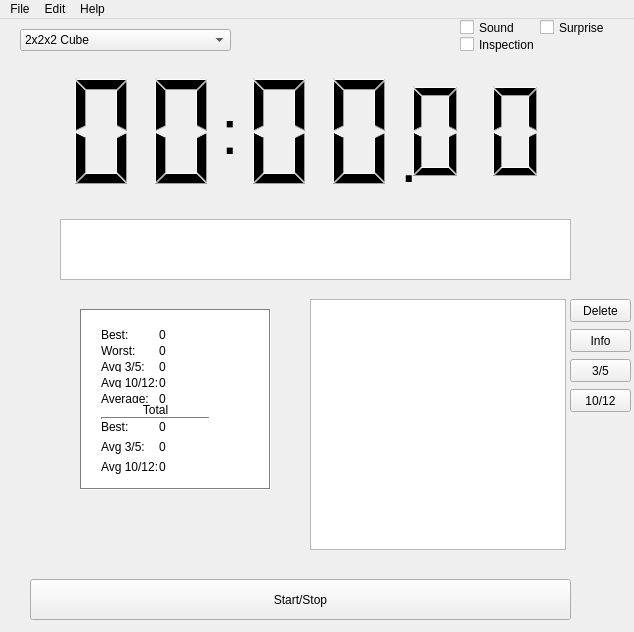
<?xml version="1.0" encoding="UTF-8"?>
<ui version="4.0">
 <class>MainWindow</class>
 <widget class="QMainWindow" name="MainWindow">
  <property name="geometry">
   <rect>
    <x>0</x>
    <y>0</y>
    <width>634</width>
    <height>632</height>
   </rect>
  </property>
  <property name="sizePolicy">
   <sizepolicy hsizetype="Fixed" vsizetype="Fixed">
    <horstretch>0</horstretch>
    <verstretch>0</verstretch>
   </sizepolicy>
  </property>
  <property name="minimumSize">
   <size>
    <width>634</width>
    <height>632</height>
   </size>
  </property>
  <property name="maximumSize">
   <size>
    <width>634</width>
    <height>632</height>
   </size>
  </property>
  <property name="windowTitle">
   <string>Erik's Rubik's Cube Timer</string>
  </property>
  <property name="windowIcon">
   <iconset resource="resurser.qrc">
    <normaloff>:/bgPictures/windowIcon</normaloff>:/bgPictures/windowIcon</iconset>
  </property>
  <property name="autoFillBackground">
   <bool>false</bool>
  </property>
  <widget class="QWidget" name="centralWidget">
   <widget class="QLabel" name="dotLabel">
    <property name="geometry">
     <rect>
      <x>400</x>
      <y>70</y>
      <width>19</width>
      <height>141</height>
     </rect>
    </property>
    <property name="sizePolicy">
     <sizepolicy hsizetype="Fixed" vsizetype="Fixed">
      <horstretch>0</horstretch>
      <verstretch>0</verstretch>
     </sizepolicy>
    </property>
    <property name="font">
     <font>
      <pointsize>47</pointsize>
     </font>
    </property>
    <property name="layoutDirection">
     <enum>Qt::LeftToRight</enum>
    </property>
    <property name="frameShadow">
     <enum>QFrame::Raised</enum>
    </property>
    <property name="text">
     <string>.</string>
    </property>
    <property name="alignment">
     <set>Qt::AlignLeading|Qt::AlignLeft|Qt::AlignVCenter</set>
    </property>
    <property name="margin">
     <number>0</number>
    </property>
    <property name="indent">
     <number>-1</number>
    </property>
   </widget>
   <widget class="QPushButton" name="startStopButton">
    <property name="geometry">
     <rect>
      <x>30</x>
      <y>560</y>
      <width>541</width>
      <height>41</height>
     </rect>
    </property>
    <property name="text">
     <string>Start/Stop</string>
    </property>
    <property name="iconSize">
     <size>
      <width>41</width>
      <height>36</height>
     </size>
    </property>
   </widget>
   <widget class="QWidget" name="layoutWidget">
    <property name="geometry">
     <rect>
      <x>50</x>
      <y>50</y>
      <width>521</width>
      <height>136</height>
     </rect>
    </property>
    <layout class="QHBoxLayout" name="timerLayout">
     <property name="spacing">
      <number>0</number>
     </property>
     <property name="sizeConstraint">
      <enum>QLayout::SetDefaultConstraint</enum>
     </property>
     <property name="topMargin">
      <number>0</number>
     </property>
     <item>
      <widget class="QLCDNumber" name="minutTen">
       <property name="frameShape">
        <enum>QFrame::NoFrame</enum>
       </property>
       <property name="smallDecimalPoint">
        <bool>false</bool>
       </property>
       <property name="digitCount">
        <number>1</number>
       </property>
       <property name="value" stdset="0">
        <double>0.000000000000000</double>
       </property>
       <property name="intValue" stdset="0">
        <number>0</number>
       </property>
      </widget>
     </item>
     <item>
      <widget class="QLCDNumber" name="minutSec">
       <property name="frameShape">
        <enum>QFrame::NoFrame</enum>
       </property>
       <property name="smallDecimalPoint">
        <bool>false</bool>
       </property>
       <property name="digitCount">
        <number>1</number>
       </property>
       <property name="value" stdset="0">
        <double>0.000000000000000</double>
       </property>
       <property name="intValue" stdset="0">
        <number>0</number>
       </property>
      </widget>
     </item>
     <item>
      <widget class="QLabel" name="kolonLabel">
       <property name="sizePolicy">
        <sizepolicy hsizetype="Fixed" vsizetype="Preferred">
         <horstretch>0</horstretch>
         <verstretch>0</verstretch>
        </sizepolicy>
       </property>
       <property name="font">
        <font>
         <pointsize>47</pointsize>
        </font>
       </property>
       <property name="frameShadow">
        <enum>QFrame::Raised</enum>
       </property>
       <property name="text">
        <string>:</string>
       </property>
      </widget>
     </item>
     <item>
      <widget class="QLCDNumber" name="sekundTen">
       <property name="frameShape">
        <enum>QFrame::NoFrame</enum>
       </property>
       <property name="smallDecimalPoint">
        <bool>false</bool>
       </property>
       <property name="digitCount">
        <number>1</number>
       </property>
       <property name="value" stdset="0">
        <double>0.000000000000000</double>
       </property>
       <property name="intValue" stdset="0">
        <number>0</number>
       </property>
      </widget>
     </item>
     <item>
      <widget class="QLCDNumber" name="sekundSec">
       <property name="frameShape">
        <enum>QFrame::NoFrame</enum>
       </property>
       <property name="smallDecimalPoint">
        <bool>false</bool>
       </property>
       <property name="digitCount">
        <number>1</number>
       </property>
       <property name="value" stdset="0">
        <double>0.000000000000000</double>
       </property>
       <property name="intValue" stdset="0">
        <number>0</number>
       </property>
      </widget>
     </item>
     <item>
      <widget class="QLCDNumber" name="tiondelar">
       <property name="frameShape">
        <enum>QFrame::NoFrame</enum>
       </property>
       <property name="smallDecimalPoint">
        <bool>true</bool>
       </property>
       <property name="digitCount">
        <number>1</number>
       </property>
       <property name="segmentStyle">
        <enum>QLCDNumber::Filled</enum>
       </property>
       <property name="value" stdset="0">
        <double>0.000000000000000</double>
       </property>
       <property name="intValue" stdset="0">
        <number>0</number>
       </property>
      </widget>
     </item>
     <item>
      <widget class="QLCDNumber" name="hundradelar">
       <property name="frameShape">
        <enum>QFrame::NoFrame</enum>
       </property>
       <property name="smallDecimalPoint">
        <bool>true</bool>
       </property>
       <property name="digitCount">
        <number>1</number>
       </property>
       <property name="value" stdset="0">
        <double>0.000000000000000</double>
       </property>
       <property name="intValue" stdset="0">
        <number>0</number>
       </property>
      </widget>
     </item>
    </layout>
   </widget>
   <widget class="QTextBrowser" name="scramble">
    <property name="enabled">
     <bool>true</bool>
    </property>
    <property name="geometry">
     <rect>
      <x>60</x>
      <y>200</y>
      <width>511</width>
      <height>61</height>
     </rect>
    </property>
    <property name="font">
     <font>
      <pointsize>11</pointsize>
      <weight>75</weight>
      <bold>true</bold>
     </font>
    </property>
    <property name="focusPolicy">
     <enum>Qt::NoFocus</enum>
    </property>
    <property name="horizontalScrollBarPolicy">
     <enum>Qt::ScrollBarAlwaysOff</enum>
    </property>
    <property name="lineWrapMode">
     <enum>QTextEdit::WidgetWidth</enum>
    </property>
    <property name="textInteractionFlags">
     <set>Qt::NoTextInteraction</set>
    </property>
   </widget>
   <widget class="QComboBox" name="cubeChooser">
    <property name="geometry">
     <rect>
      <x>20</x>
      <y>10</y>
      <width>211</width>
      <height>22</height>
     </rect>
    </property>
    <property name="focusPolicy">
     <enum>Qt::NoFocus</enum>
    </property>
    <property name="maxVisibleItems">
     <number>40</number>
    </property>
    <item>
     <property name="text">
      <string>2x2x2 Cube</string>
     </property>
    </item>
    <item>
     <property name="text">
      <string>3x3x3 Cube</string>
     </property>
    </item>
    <item>
     <property name="text">
      <string>4x4x4 Cube</string>
     </property>
    </item>
    <item>
     <property name="text">
      <string>5x5x5 Cube</string>
     </property>
    </item>
    <item>
     <property name="text">
      <string>6x6x6 Cube</string>
     </property>
    </item>
    <item>
     <property name="text">
      <string>7x7x7 Cube</string>
     </property>
    </item>
    <item>
     <property name="text">
      <string>8x8x8 Cube</string>
     </property>
    </item>
    <item>
     <property name="text">
      <string>9x9x9 Cube</string>
     </property>
    </item>
    <item>
     <property name="text">
      <string>10x10x10 Cube</string>
     </property>
    </item>
    <item>
     <property name="text">
      <string>11x11x11 Cube</string>
     </property>
    </item>
    <item>
     <property name="text">
      <string>3x3x3 Blindfolded</string>
     </property>
    </item>
    <item>
     <property name="text">
      <string>3x3x3 One-Handed</string>
     </property>
    </item>
    <item>
     <property name="text">
      <string>3x3x3 With Feet</string>
     </property>
    </item>
    <item>
     <property name="text">
      <string>Megaminx</string>
     </property>
    </item>
    <item>
     <property name="text">
      <string>Pyraminx</string>
     </property>
    </item>
    <item>
     <property name="text">
      <string>Skewb</string>
     </property>
    </item>
    <item>
     <property name="text">
      <string>Square-1</string>
     </property>
    </item>
    <item>
     <property name="text">
      <string>Rubik's Clock</string>
     </property>
    </item>
    <item>
     <property name="text">
      <string>2x2x2 Blindfolded</string>
     </property>
    </item>
    <item>
     <property name="text">
      <string>4x4x4 Blindfolded</string>
     </property>
    </item>
    <item>
     <property name="text">
      <string>5x5x5 Blindfolded</string>
     </property>
    </item>
    <item>
     <property name="text">
      <string>Other 1</string>
     </property>
    </item>
    <item>
     <property name="text">
      <string>Other 2</string>
     </property>
    </item>
    <item>
     <property name="text">
      <string>Other 3</string>
     </property>
    </item>
   </widget>
   <widget class="QListWidget" name="timesList">
    <property name="geometry">
     <rect>
      <x>310</x>
      <y>280</y>
      <width>256</width>
      <height>251</height>
     </rect>
    </property>
    <property name="focusPolicy">
     <enum>Qt::NoFocus</enum>
    </property>
    <property name="horizontalScrollBarPolicy">
     <enum>Qt::ScrollBarAlwaysOff</enum>
    </property>
    <property name="selectionMode">
     <enum>QAbstractItemView::SingleSelection</enum>
    </property>
    <property name="modelColumn">
     <number>0</number>
    </property>
   </widget>
   <widget class="QCheckBox" name="inspectionBox">
    <property name="geometry">
     <rect>
      <x>460</x>
      <y>10</y>
      <width>141</width>
      <height>31</height>
     </rect>
    </property>
    <property name="focusPolicy">
     <enum>Qt::NoFocus</enum>
    </property>
    <property name="text">
     <string>Inspection</string>
    </property>
   </widget>
   <widget class="QFrame" name="avgBox">
    <property name="geometry">
     <rect>
      <x>80</x>
      <y>290</y>
      <width>191</width>
      <height>181</height>
     </rect>
    </property>
    <property name="palette">
     <palette>
      <active>
       <colorrole role="WindowText">
        <brush brushstyle="SolidPattern">
         <color alpha="255">
          <red>0</red>
          <green>0</green>
          <blue>0</blue>
         </color>
        </brush>
       </colorrole>
       <colorrole role="Button">
        <brush brushstyle="SolidPattern">
         <color alpha="255">
          <red>255</red>
          <green>255</green>
          <blue>255</blue>
         </color>
        </brush>
       </colorrole>
       <colorrole role="Light">
        <brush brushstyle="SolidPattern">
         <color alpha="255">
          <red>255</red>
          <green>255</green>
          <blue>255</blue>
         </color>
        </brush>
       </colorrole>
       <colorrole role="Midlight">
        <brush brushstyle="SolidPattern">
         <color alpha="255">
          <red>255</red>
          <green>255</green>
          <blue>255</blue>
         </color>
        </brush>
       </colorrole>
       <colorrole role="Dark">
        <brush brushstyle="SolidPattern">
         <color alpha="255">
          <red>127</red>
          <green>127</green>
          <blue>127</blue>
         </color>
        </brush>
       </colorrole>
       <colorrole role="Mid">
        <brush brushstyle="SolidPattern">
         <color alpha="255">
          <red>170</red>
          <green>170</green>
          <blue>170</blue>
         </color>
        </brush>
       </colorrole>
       <colorrole role="Text">
        <brush brushstyle="SolidPattern">
         <color alpha="255">
          <red>0</red>
          <green>0</green>
          <blue>0</blue>
         </color>
        </brush>
       </colorrole>
       <colorrole role="BrightText">
        <brush brushstyle="SolidPattern">
         <color alpha="255">
          <red>255</red>
          <green>255</green>
          <blue>255</blue>
         </color>
        </brush>
       </colorrole>
       <colorrole role="ButtonText">
        <brush brushstyle="SolidPattern">
         <color alpha="255">
          <red>0</red>
          <green>0</green>
          <blue>0</blue>
         </color>
        </brush>
       </colorrole>
       <colorrole role="Base">
        <brush brushstyle="SolidPattern">
         <color alpha="255">
          <red>255</red>
          <green>255</green>
          <blue>255</blue>
         </color>
        </brush>
       </colorrole>
       <colorrole role="Window">
        <brush brushstyle="SolidPattern">
         <color alpha="255">
          <red>255</red>
          <green>255</green>
          <blue>255</blue>
         </color>
        </brush>
       </colorrole>
       <colorrole role="Shadow">
        <brush brushstyle="SolidPattern">
         <color alpha="255">
          <red>0</red>
          <green>0</green>
          <blue>0</blue>
         </color>
        </brush>
       </colorrole>
       <colorrole role="AlternateBase">
        <brush brushstyle="SolidPattern">
         <color alpha="255">
          <red>255</red>
          <green>255</green>
          <blue>255</blue>
         </color>
        </brush>
       </colorrole>
       <colorrole role="ToolTipBase">
        <brush brushstyle="SolidPattern">
         <color alpha="255">
          <red>255</red>
          <green>255</green>
          <blue>220</blue>
         </color>
        </brush>
       </colorrole>
       <colorrole role="ToolTipText">
        <brush brushstyle="SolidPattern">
         <color alpha="255">
          <red>0</red>
          <green>0</green>
          <blue>0</blue>
         </color>
        </brush>
       </colorrole>
      </active>
      <inactive>
       <colorrole role="WindowText">
        <brush brushstyle="SolidPattern">
         <color alpha="255">
          <red>0</red>
          <green>0</green>
          <blue>0</blue>
         </color>
        </brush>
       </colorrole>
       <colorrole role="Button">
        <brush brushstyle="SolidPattern">
         <color alpha="255">
          <red>255</red>
          <green>255</green>
          <blue>255</blue>
         </color>
        </brush>
       </colorrole>
       <colorrole role="Light">
        <brush brushstyle="SolidPattern">
         <color alpha="255">
          <red>255</red>
          <green>255</green>
          <blue>255</blue>
         </color>
        </brush>
       </colorrole>
       <colorrole role="Midlight">
        <brush brushstyle="SolidPattern">
         <color alpha="255">
          <red>255</red>
          <green>255</green>
          <blue>255</blue>
         </color>
        </brush>
       </colorrole>
       <colorrole role="Dark">
        <brush brushstyle="SolidPattern">
         <color alpha="255">
          <red>127</red>
          <green>127</green>
          <blue>127</blue>
         </color>
        </brush>
       </colorrole>
       <colorrole role="Mid">
        <brush brushstyle="SolidPattern">
         <color alpha="255">
          <red>170</red>
          <green>170</green>
          <blue>170</blue>
         </color>
        </brush>
       </colorrole>
       <colorrole role="Text">
        <brush brushstyle="SolidPattern">
         <color alpha="255">
          <red>0</red>
          <green>0</green>
          <blue>0</blue>
         </color>
        </brush>
       </colorrole>
       <colorrole role="BrightText">
        <brush brushstyle="SolidPattern">
         <color alpha="255">
          <red>255</red>
          <green>255</green>
          <blue>255</blue>
         </color>
        </brush>
       </colorrole>
       <colorrole role="ButtonText">
        <brush brushstyle="SolidPattern">
         <color alpha="255">
          <red>0</red>
          <green>0</green>
          <blue>0</blue>
         </color>
        </brush>
       </colorrole>
       <colorrole role="Base">
        <brush brushstyle="SolidPattern">
         <color alpha="255">
          <red>255</red>
          <green>255</green>
          <blue>255</blue>
         </color>
        </brush>
       </colorrole>
       <colorrole role="Window">
        <brush brushstyle="SolidPattern">
         <color alpha="255">
          <red>255</red>
          <green>255</green>
          <blue>255</blue>
         </color>
        </brush>
       </colorrole>
       <colorrole role="Shadow">
        <brush brushstyle="SolidPattern">
         <color alpha="255">
          <red>0</red>
          <green>0</green>
          <blue>0</blue>
         </color>
        </brush>
       </colorrole>
       <colorrole role="AlternateBase">
        <brush brushstyle="SolidPattern">
         <color alpha="255">
          <red>255</red>
          <green>255</green>
          <blue>255</blue>
         </color>
        </brush>
       </colorrole>
       <colorrole role="ToolTipBase">
        <brush brushstyle="SolidPattern">
         <color alpha="255">
          <red>255</red>
          <green>255</green>
          <blue>220</blue>
         </color>
        </brush>
       </colorrole>
       <colorrole role="ToolTipText">
        <brush brushstyle="SolidPattern">
         <color alpha="255">
          <red>0</red>
          <green>0</green>
          <blue>0</blue>
         </color>
        </brush>
       </colorrole>
      </inactive>
      <disabled>
       <colorrole role="WindowText">
        <brush brushstyle="SolidPattern">
         <color alpha="255">
          <red>127</red>
          <green>127</green>
          <blue>127</blue>
         </color>
        </brush>
       </colorrole>
       <colorrole role="Button">
        <brush brushstyle="SolidPattern">
         <color alpha="255">
          <red>255</red>
          <green>255</green>
          <blue>255</blue>
         </color>
        </brush>
       </colorrole>
       <colorrole role="Light">
        <brush brushstyle="SolidPattern">
         <color alpha="255">
          <red>255</red>
          <green>255</green>
          <blue>255</blue>
         </color>
        </brush>
       </colorrole>
       <colorrole role="Midlight">
        <brush brushstyle="SolidPattern">
         <color alpha="255">
          <red>255</red>
          <green>255</green>
          <blue>255</blue>
         </color>
        </brush>
       </colorrole>
       <colorrole role="Dark">
        <brush brushstyle="SolidPattern">
         <color alpha="255">
          <red>127</red>
          <green>127</green>
          <blue>127</blue>
         </color>
        </brush>
       </colorrole>
       <colorrole role="Mid">
        <brush brushstyle="SolidPattern">
         <color alpha="255">
          <red>170</red>
          <green>170</green>
          <blue>170</blue>
         </color>
        </brush>
       </colorrole>
       <colorrole role="Text">
        <brush brushstyle="SolidPattern">
         <color alpha="255">
          <red>127</red>
          <green>127</green>
          <blue>127</blue>
         </color>
        </brush>
       </colorrole>
       <colorrole role="BrightText">
        <brush brushstyle="SolidPattern">
         <color alpha="255">
          <red>255</red>
          <green>255</green>
          <blue>255</blue>
         </color>
        </brush>
       </colorrole>
       <colorrole role="ButtonText">
        <brush brushstyle="SolidPattern">
         <color alpha="255">
          <red>127</red>
          <green>127</green>
          <blue>127</blue>
         </color>
        </brush>
       </colorrole>
       <colorrole role="Base">
        <brush brushstyle="SolidPattern">
         <color alpha="255">
          <red>255</red>
          <green>255</green>
          <blue>255</blue>
         </color>
        </brush>
       </colorrole>
       <colorrole role="Window">
        <brush brushstyle="SolidPattern">
         <color alpha="255">
          <red>255</red>
          <green>255</green>
          <blue>255</blue>
         </color>
        </brush>
       </colorrole>
       <colorrole role="Shadow">
        <brush brushstyle="SolidPattern">
         <color alpha="255">
          <red>0</red>
          <green>0</green>
          <blue>0</blue>
         </color>
        </brush>
       </colorrole>
       <colorrole role="AlternateBase">
        <brush brushstyle="SolidPattern">
         <color alpha="255">
          <red>255</red>
          <green>255</green>
          <blue>255</blue>
         </color>
        </brush>
       </colorrole>
       <colorrole role="ToolTipBase">
        <brush brushstyle="SolidPattern">
         <color alpha="255">
          <red>255</red>
          <green>255</green>
          <blue>220</blue>
         </color>
        </brush>
       </colorrole>
       <colorrole role="ToolTipText">
        <brush brushstyle="SolidPattern">
         <color alpha="255">
          <red>0</red>
          <green>0</green>
          <blue>0</blue>
         </color>
        </brush>
       </colorrole>
      </disabled>
     </palette>
    </property>
    <property name="autoFillBackground">
     <bool>true</bool>
    </property>
    <property name="frameShape">
     <enum>QFrame::Box</enum>
    </property>
    <property name="frameShadow">
     <enum>QFrame::Sunken</enum>
    </property>
    <widget class="QWidget" name="layoutWidget">
     <property name="geometry">
      <rect>
       <x>10</x>
       <y>10</y>
       <width>131</width>
       <height>166</height>
      </rect>
     </property>
     <layout class="QVBoxLayout" name="averages">
      <property name="spacing">
       <number>0</number>
      </property>
      <item>
       <layout class="QHBoxLayout" name="horizontalLayout">
        <property name="spacing">
         <number>0</number>
        </property>
        <item>
         <layout class="QVBoxLayout" name="verticalLayout">
          <item>
           <widget class="QLabel" name="label">
            <property name="autoFillBackground">
             <bool>false</bool>
            </property>
            <property name="text">
             <string>Best:</string>
            </property>
           </widget>
          </item>
          <item>
           <widget class="QLabel" name="label_2">
            <property name="text">
             <string>Worst:</string>
            </property>
           </widget>
          </item>
          <item>
           <widget class="QLabel" name="label_3">
            <property name="text">
             <string>Avg 3/5:</string>
            </property>
           </widget>
          </item>
          <item>
           <widget class="QLabel" name="label_4">
            <property name="text">
             <string>Avg 10/12:</string>
            </property>
           </widget>
          </item>
          <item>
           <widget class="QLabel" name="label_5">
            <property name="text">
             <string>Average:</string>
            </property>
           </widget>
          </item>
         </layout>
        </item>
        <item>
         <layout class="QVBoxLayout" name="verticalLayout_2">
          <item>
           <widget class="QLabel" name="labBest">
            <property name="layoutDirection">
             <enum>Qt::LeftToRight</enum>
            </property>
            <property name="text">
             <string>0</string>
            </property>
            <property name="alignment">
             <set>Qt::AlignLeading|Qt::AlignLeft|Qt::AlignVCenter</set>
            </property>
           </widget>
          </item>
          <item>
           <widget class="QLabel" name="labWorst">
            <property name="text">
             <string>0</string>
            </property>
            <property name="alignment">
             <set>Qt::AlignLeading|Qt::AlignLeft|Qt::AlignVCenter</set>
            </property>
           </widget>
          </item>
          <item>
           <widget class="QLabel" name="lab35">
            <property name="text">
             <string>0</string>
            </property>
            <property name="alignment">
             <set>Qt::AlignLeading|Qt::AlignLeft|Qt::AlignVCenter</set>
            </property>
           </widget>
          </item>
          <item>
           <widget class="QLabel" name="lab1012">
            <property name="text">
             <string>0</string>
            </property>
            <property name="alignment">
             <set>Qt::AlignLeading|Qt::AlignLeft|Qt::AlignVCenter</set>
            </property>
           </widget>
          </item>
          <item>
           <widget class="QLabel" name="labTotal">
            <property name="text">
             <string>0</string>
            </property>
            <property name="alignment">
             <set>Qt::AlignLeading|Qt::AlignLeft|Qt::AlignVCenter</set>
            </property>
           </widget>
          </item>
         </layout>
        </item>
       </layout>
      </item>
      <item>
       <widget class="QLabel" name="label_6">
        <property name="text">
         <string>Total</string>
        </property>
        <property name="alignment">
         <set>Qt::AlignCenter</set>
        </property>
       </widget>
      </item>
      <item>
       <widget class="Line" name="line">
        <property name="lineWidth">
         <number>2</number>
        </property>
        <property name="orientation">
         <enum>Qt::Horizontal</enum>
        </property>
       </widget>
      </item>
      <item>
       <layout class="QHBoxLayout" name="horizontalLayout_2">
        <property name="spacing">
         <number>0</number>
        </property>
        <item>
         <layout class="QVBoxLayout" name="verticalLayout_5">
          <property name="spacing">
           <number>6</number>
          </property>
          <item>
           <widget class="QLabel" name="label_7">
            <property name="text">
             <string>Best:</string>
            </property>
           </widget>
          </item>
          <item>
           <widget class="QLabel" name="label_9">
            <property name="text">
             <string>Avg 3/5:</string>
            </property>
           </widget>
          </item>
          <item>
           <widget class="QLabel" name="label_11">
            <property name="text">
             <string>Avg 10/12:</string>
            </property>
           </widget>
          </item>
         </layout>
        </item>
        <item>
         <layout class="QVBoxLayout" name="verticalLayout_4">
          <property name="spacing">
           <number>6</number>
          </property>
          <item>
           <widget class="QLabel" name="labTotalBest">
            <property name="toolTip">
             <string/>
            </property>
            <property name="text">
             <string>0</string>
            </property>
           </widget>
          </item>
          <item>
           <widget class="QLabel" name="labTotalAvg5">
            <property name="text">
             <string>0</string>
            </property>
           </widget>
          </item>
          <item>
           <widget class="QLabel" name="labTotalAvg12">
            <property name="text">
             <string>0</string>
            </property>
           </widget>
          </item>
         </layout>
        </item>
       </layout>
      </item>
     </layout>
    </widget>
   </widget>
   <widget class="QPushButton" name="delBut">
    <property name="geometry">
     <rect>
      <x>570</x>
      <y>280</y>
      <width>61</width>
      <height>23</height>
     </rect>
    </property>
    <property name="focusPolicy">
     <enum>Qt::NoFocus</enum>
    </property>
    <property name="text">
     <string>Delete</string>
    </property>
   </widget>
   <widget class="QPushButton" name="infoBut">
    <property name="geometry">
     <rect>
      <x>570</x>
      <y>310</y>
      <width>61</width>
      <height>23</height>
     </rect>
    </property>
    <property name="focusPolicy">
     <enum>Qt::NoFocus</enum>
    </property>
    <property name="text">
     <string>Info</string>
    </property>
   </widget>
   <widget class="QCheckBox" name="soundBox">
    <property name="geometry">
     <rect>
      <x>460</x>
      <y>0</y>
      <width>70</width>
      <height>17</height>
     </rect>
    </property>
    <property name="focusPolicy">
     <enum>Qt::NoFocus</enum>
    </property>
    <property name="text">
     <string>Sound</string>
    </property>
   </widget>
   <widget class="QCheckBox" name="surpriseBox">
    <property name="geometry">
     <rect>
      <x>540</x>
      <y>0</y>
      <width>70</width>
      <height>17</height>
     </rect>
    </property>
    <property name="focusPolicy">
     <enum>Qt::NoFocus</enum>
    </property>
    <property name="text">
     <string>Surprise</string>
    </property>
   </widget>
   <widget class="QPushButton" name="addAvg35">
    <property name="geometry">
     <rect>
      <x>570</x>
      <y>340</y>
      <width>61</width>
      <height>23</height>
     </rect>
    </property>
    <property name="focusPolicy">
     <enum>Qt::NoFocus</enum>
    </property>
    <property name="toolTip">
     <string>Add the 5 latest times to your best 3/5 average</string>
    </property>
    <property name="text">
     <string>3/5</string>
    </property>
   </widget>
   <widget class="QPushButton" name="addAvg1012">
    <property name="geometry">
     <rect>
      <x>570</x>
      <y>370</y>
      <width>61</width>
      <height>23</height>
     </rect>
    </property>
    <property name="focusPolicy">
     <enum>Qt::NoFocus</enum>
    </property>
    <property name="toolTip">
     <string>Add the 12 latest times to your best 10/12 average</string>
    </property>
    <property name="text">
     <string>10/12</string>
    </property>
   </widget>
   <zorder>startStopButton</zorder>
   <zorder>layoutWidget</zorder>
   <zorder>scramble</zorder>
   <zorder>cubeChooser</zorder>
   <zorder>timesList</zorder>
   <zorder>inspectionBox</zorder>
   <zorder>avgBox</zorder>
   <zorder>delBut</zorder>
   <zorder>infoBut</zorder>
   <zorder>soundBox</zorder>
   <zorder>surpriseBox</zorder>
   <zorder>dotLabel</zorder>
   <zorder>addAvg35</zorder>
   <zorder>addAvg1012</zorder>
  </widget>
  <widget class="QMenuBar" name="menuBar">
   <property name="geometry">
    <rect>
     <x>0</x>
     <y>0</y>
     <width>634</width>
     <height>21</height>
    </rect>
   </property>
   <widget class="QMenu" name="menuFile">
    <property name="title">
     <string>File</string>
    </property>
    <addaction name="actionSave"/>
   </widget>
   <widget class="QMenu" name="menuEdit">
    <property name="title">
     <string>Edit</string>
    </property>
    <widget class="QMenu" name="menuClear">
     <property name="title">
      <string>Clear Times</string>
     </property>
     <addaction name="actionAll"/>
     <addaction name="actionThis"/>
    </widget>
    <widget class="QMenu" name="menuPersonal_Best">
     <property name="title">
      <string>Personal Bests</string>
     </property>
     <widget class="QMenu" name="menuSingle">
      <property name="title">
       <string>Single</string>
      </property>
      <addaction name="actionShow_Best_Single"/>
      <addaction name="actionRemove_Best_Single"/>
      <addaction name="actionSet_Best_Single"/>
     </widget>
     <widget class="QMenu" name="menuAverage_3_5">
      <property name="title">
       <string>Average 3/5</string>
      </property>
      <addaction name="actionShow_Best_avg3_5"/>
      <addaction name="actionRemove_Best_avg3_5"/>
     </widget>
     <widget class="QMenu" name="menuAverage_10_12">
      <property name="title">
       <string>Average 10/12</string>
      </property>
      <addaction name="actionShow_Best_10_12"/>
      <addaction name="actionRemove_Best_10_12"/>
     </widget>
     <addaction name="menuSingle"/>
     <addaction name="menuAverage_3_5"/>
     <addaction name="menuAverage_10_12"/>
     <addaction name="separator"/>
     <addaction name="actionRemove_all_Personal_Bests"/>
    </widget>
    <addaction name="menuClear"/>
    <addaction name="actionAdd_time"/>
    <addaction name="actionSettings"/>
    <addaction name="menuPersonal_Best"/>
   </widget>
   <widget class="QMenu" name="menuHelp">
    <property name="title">
     <string>Help</string>
    </property>
    <addaction name="actionAlgorithms"/>
    <addaction name="actionHow_to_scramble"/>
    <addaction name="actionAbout"/>
   </widget>
   <addaction name="menuFile"/>
   <addaction name="menuEdit"/>
   <addaction name="menuHelp"/>
  </widget>
  <action name="actionSave">
   <property name="text">
    <string>Save as</string>
   </property>
  </action>
  <action name="actionAdd_time">
   <property name="text">
    <string>Add time</string>
   </property>
  </action>
  <action name="actionSettings">
   <property name="text">
    <string>Settings</string>
   </property>
  </action>
  <action name="actionAll">
   <property name="text">
    <string>All</string>
   </property>
  </action>
  <action name="actionThis">
   <property name="text">
    <string>This</string>
   </property>
  </action>
  <action name="actionRemove_all_Personal_Bests">
   <property name="text">
    <string>Remove all Personal Bests</string>
   </property>
  </action>
  <action name="actionAlgorithms">
   <property name="text">
    <string>Algorithms</string>
   </property>
  </action>
  <action name="actionAbout">
   <property name="text">
    <string>About</string>
   </property>
  </action>
  <action name="actionHow_to_scramble">
   <property name="text">
    <string>How to scramble</string>
   </property>
  </action>
  <action name="actionShow_Best_Single">
   <property name="text">
    <string>Show Best Single</string>
   </property>
  </action>
  <action name="actionRemove_Best_Single">
   <property name="text">
    <string>Remove Best Single</string>
   </property>
  </action>
  <action name="actionSet_Best_Single">
   <property name="text">
    <string>Set Best Single</string>
   </property>
  </action>
  <action name="actionShow_Best_avg3_5">
   <property name="text">
    <string>Show Best avg3/5</string>
   </property>
  </action>
  <action name="actionRemove_Best_avg3_5">
   <property name="text">
    <string>Remove Best avg3/5</string>
   </property>
  </action>
  <action name="actionShow_Best_10_12">
   <property name="text">
    <string>Show Best 10/12</string>
   </property>
  </action>
  <action name="actionRemove_Best_10_12">
   <property name="text">
    <string>Remove Best 10/12</string>
   </property>
  </action>
 </widget>
 <layoutdefault spacing="6" margin="11"/>
 <resources>
  <include location="resurser.qrc"/>
 </resources>
 <connections/>
</ui>
